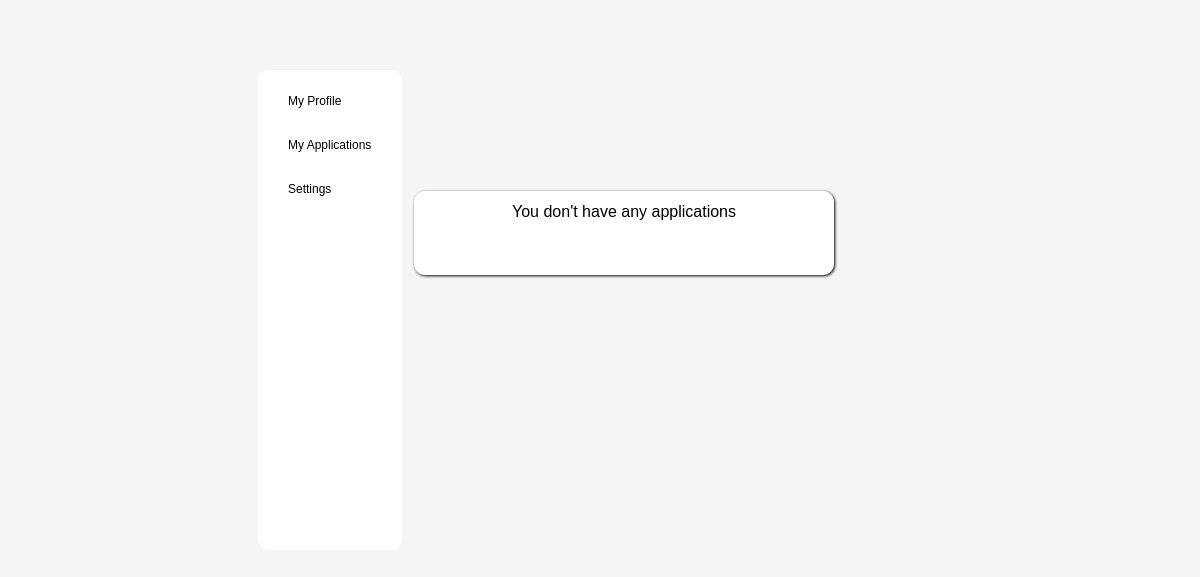
Before: /my_applications.php (signed in) with the older database file.
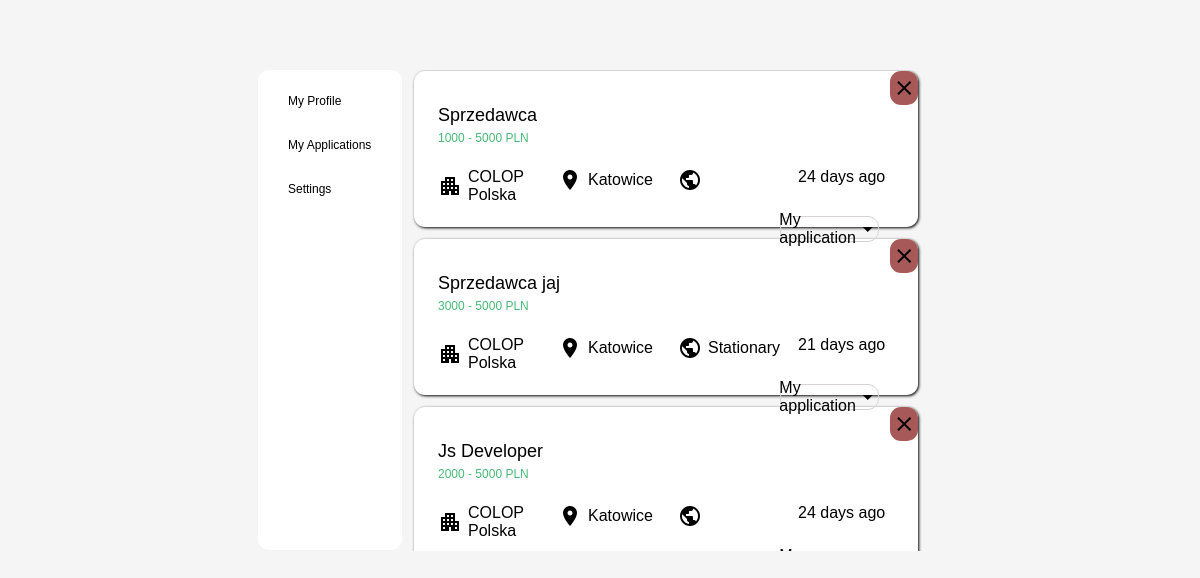
After: the same page with the newer database file.
### tables this page shows
CREATE TABLE `applications` (
  `application_id` int(11) NOT NULL,
  `user_id` int(11) DEFAULT NULL,
  `job_id` int(11) DEFAULT NULL,
  `application_date` date DEFAULT NULL,
  `status` varchar(255) DEFAULT NULL
);

CREATE TABLE `offers` (
  `job_id` int(11) NOT NULL,
  `name` varchar(50) NOT NULL,
  `min_salary` int(11) NOT NULL,
  `max_salary` int(11) NOT NULL,
  `company` varchar(100) NOT NULL,
  `location` varchar(50) NOT NULL,
  `workplace` varchar(15) NOT NULL,
  `date` date NOT NULL,
  `description` text NOT NULL,
  `experience` varchar(15) NOT NULL,
  `type` varchar(25) NOT NULL,
  `job_owner_id` int(11) NOT NULL
);

### my_applications.php (the view, shortened to what the changed rows need)
<!DOCTYPE html>
<html lang="PL">
<head>
    <link rel="stylesheet" href="style_account.css">
</head>
<body>
    <div id="account">
        <div id="job_offers">
            <?php
            include 'database.php';
            $queryCheckingProfileType = $conn->prepare("SELECT `company_name` FROM users WHERE id = ?");
            $queryCheckingProfileType->bind_param("i", $_SESSION['user_id']);
            $queryCheckingProfileType->execute();
            $queryCheckingProfileType->store_result();
            $queryCheckingProfileType->bind_result($company_name);
            $user_id = $_SESSION['user_id'];
            $querySelectInfo = $conn -> prepare("SELECT offers.job_id, `name`, `min_salary`, `max_salary`, `company`, `location`, `workplace`, `date`, `type`, applications.status, applications.application_date FROM offers INNER JOIN applications ON offers.job_id = applications.job_id WHERE applications.user_id = ?");
            $querySelectInfo->bind_param("i", $user_id);
            $querySelectInfo->execute();
            $querySelectInfo->bind_result($job_id, $job_name, $min_salary, $max_salary, $company_name, $location, $workplace, $date, $type, $status, $applicationDate);
            $querySelectInfo->store_result();
            $numberOfRows = $querySelectInfo->num_rows;
            if($numberOfRows<1){
                echo('<div id="noOffers"><label>You don\'t have any applications</label></div>');
            }else{
                while ($querySelectInfo->fetch()) {
                if($max_salary == 0){
                    $salary = $min_salary." PLN";
                }else{
                    $salary = $min_salary." - ".$max_salary." PLN";
                }
                $todayDate = date_create(date("Y-m-d"));
                $uploadDate = date_create($date);
                $finalDate = date_diff($todayDate, $uploadDate);
                echo'
                <div id="job_offer">
                    <form method="POST" id = "deleteForm">
                        <div id="deleteOfferBox_' . $job_id . '" class="deleteOfferBox">
                            <p class="deleteOfferQuestion">Are you sure you want to delete that application?</p>
                            <div class="buttonContainer">
                                <button type="submit" name="deleteApplicationButton_' . $job_id . '">Yes</button>
                                <button type="button" onclick="toggleDeleteOverlay(' . $job_id . ')">No</button>
                            </div>
                        </div>
                    </form>
                    <div class="deleteOfferButton" onclick="toggleDeleteOverlay(' . $job_id . ')"><i class="material-icons">close</i></div>
                    <a href="offer.php?id=' . $job_id . '">
                        <div class="job_name">' . htmlspecialchars($job_name, ENT_QUOTES, 'UTF-8') . '</div>
                        <div class="salary">' . htmlspecialchars($salary, ENT_QUOTES, 'UTF-8') . '</div>
                        <div class="company_name"><i class="material-icons">apartment</i>' . htmlspecialchars($company_name, ENT_QUOTES, 'UTF-8') . '</div>
                        <div class="job_location"><i class="material-icons">location_on</i>' . htmlspecialchars($location, ENT_QUOTES, 'UTF-8') . '</div>
                        <div class="workplace"><i class="material-icons">public</i>' . htmlspecialchars($workplace, ENT_QUOTES, 'UTF-8') . '</div>
                        <div class="date">' . $finalDate->format("%a days ago") . '</div>
                    </a>';
                $queryApplicantInfo = $conn->prepare("SELECT `name`, applications.application_id, applications.user_id, applications.status, applications.application_date FROM users INNER JOIN applications ON users.id = applications.user_id WHERE applications.user_id = ? AND applications.job_id = ?");
                $queryApplicantInfo->bind_param("ii", $user_id, $job_id);
                $queryApplicantInfo->execute();
                $queryApplicantInfo->bind_result($applicantName, $applicationId, $applicantId, $status, $applicationDate);
                $queryApplicantInfo->store_result();
                echo '
                    <div class="applicationInfoButton" onclick="toggleApplicationInfo('.$job_id.')">My application <i class="material-icons" id="toggleApplicationIcon_'.$job_id.'">arrow_drop_down</i></div>
                    </div>
                    <div id="applicationInfo_' . $job_id . '" class="applicationInfo" style="display: none;">';
                while ($queryApplicantInfo->fetch()) {
                    echo '
                    <div class="application">
                        <div class="applicationDate">Application date: <br>' .$applicationDate. '</div>
                        <div class="applicationStatusChange">Status: <p id="statusText_'.$applicationId.'" class="statusText">'.$status.'</p></div>
                    </div>
                    </div>';
                    }
                }
                echo '</div>';
            }
        ?>
        </div>
    </div>
</body>
</html>

Changed rows visible on the page:
added applications: job.name "Sprzedawca", job.max_salary "1000 - 5000 PLN", job.company "COLOP Polska", job.location "Katowice", job.date "24 days ago"
added applications: job.name "Sprzedawca jaj", job.max_salary "3000 - 5000 PLN", job.company "COLOP Polska", job.location "Katowice", job.workplace "Stationary", job.date "21 days ago"
added applications: job.name "Js Developer", job.max_salary "2000 - 5000 PLN", job.company "COLOP Polska", job.location "Katowice", job.date "24 days ago"
Other visible differences:
text no longer shown: "You don ' t have any applications"
